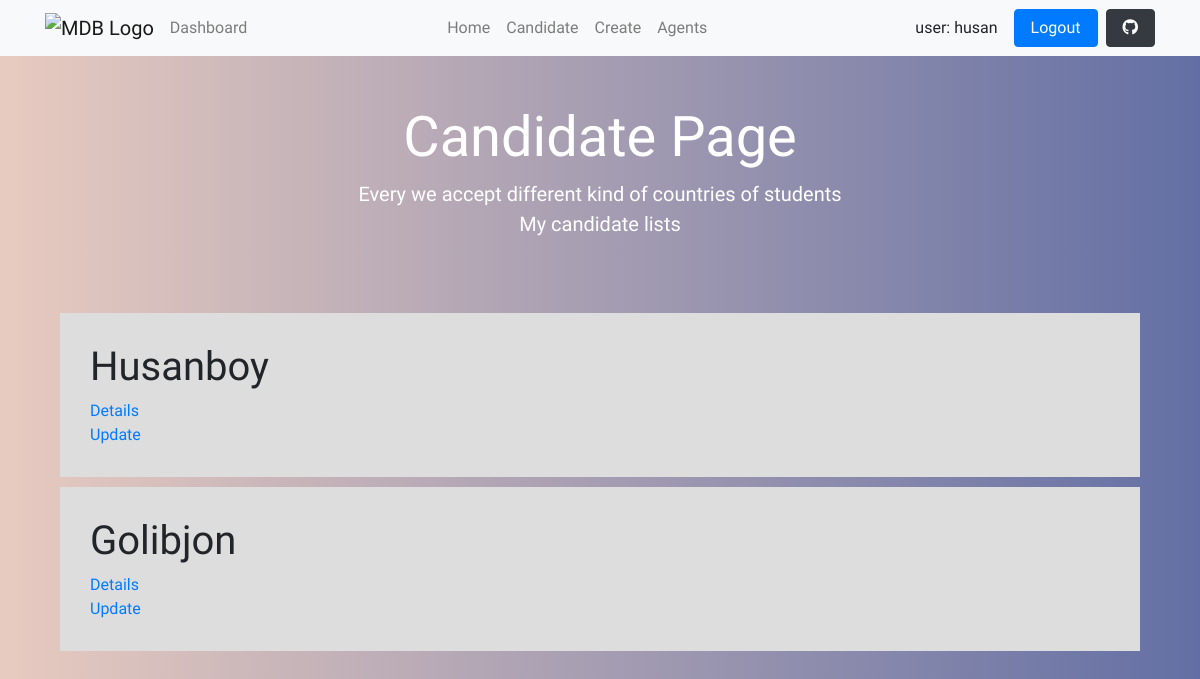
Before: /candidate/ (signed in) with the older database file.
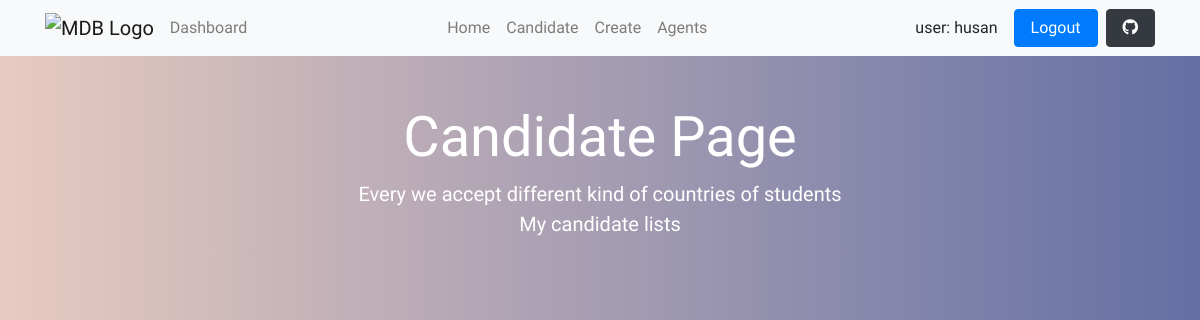
After: the same page with the newer database file.
### base_app/models.py (models this page shows, shortened)
class User(AbstractUser):
    is_organiser = models.BooleanField(default=True)
    is_agent = models.BooleanField(default=False)

class Candidate(models.Model):
    class Meta:
        verbose_name = 'Candidate'
        verbose_name_plural = 'Candidates Admittes'
    name = models.CharField(max_length=30)
    lastName = models.CharField(max_length=40)
    age = models.IntegerField(default=0)
    email = models.EmailField()
    job = models.CharField(max_length=20)
    organiser = models.ForeignKey(UserProfile, on_delete=models.CASCADE)
    agent = models.ForeignKey(
        "Agent", null=True, blank=True, on_delete=models.SET_NULL)
    category = models.ForeignKey(
        'Category', null=True, blank=True, related_name='candidates', on_delete=models.SET_NULL)

### base_app/views.py (the view)
# urls.py: path('candidate/', Candidate_lists.as_view(), name='candidate'),
class Candidate_lists(LoginRequiredMixin, ListView):
    template_name = 'pages/candidates.html'
    context_object_name = 'candid'
    def get_queryset(self):
        user = self.request.user
        if user.is_organiser:
            queryset = Candidate.objects.filter(organiser=user.userprofile)
        else:
            queryset = Candidate.objects.filter(organiser=user.agent.organiser)
            queryset = queryset.filter(agent__user=self.request.user)
        return queryset
    def get_context_data(self, **kwargs):  # Eslab qolish
        context = super(Candidate_lists, self).get_context_data(**kwargs)
        user = self.request.user
        if user.is_organiser:
            queryset = Candidate.objects.filter(
                organiser=user.userprofile,
                agent__isnull=True
            )
            context.update({
                'unassigned_candidates': queryset
            })
            return context

### templates/pages/candidates.html (shortened to what this page needs)
{% extends 'layouts/base.html' %} {% block content %}
<div class="container py-5">
  <div class="row text-center text-white">
    <div class="col-lg-8 mx-auto">
      <h1 class="display-4">Candidate Page</h1>
      <p class="lead mb-0">
        Every we accept different kind of countries of students
      </p>
      <p class="lead">My candidate lists</p>
    </div>
  </div>
</div>
<div class="container">
  {% for candidate in candid %}
   <div class="d-block work">
    <h1>{{ candidate.name }}</h1>
    <a class="d-block" href="{% url 'candidate:details' candidate.pk %}">Details</a>
    <a class="d-block" href="{% url 'candidate:update' candidate.pk %}">Update</a>
   </div>
  {% endfor %}
</div>
{% endblock content %}

### templates/layouts/base.html (shortened to what this page needs)
{% load static %}
<!DOCTYPE html>
<html lang="en">
<head>
  <link rel="stylesheet" href="https://cdnjs.cloudflare.com/ajax/libs/tailwindcss/2.2.19/tailwind.min.css"
 />
  <link rel="stylesheet" href="https://stackpath.bootstrapcdn.com/font-awesome/4.7.0/css/font-awesome.min.css" />
  <link rel="stylesheet" href="https://cdnjs.cloudflare.com/ajax/libs/font-awesome/6.1.1/css/all.min.css"
 />
  <link href="https://cdn.jsdelivr.net/npm/bootstrap@5.0.2/dist/css/bootstrap.min.css" rel="stylesheet">
  <link rel="stylesheet" href="https://cdnjs.cloudflare.com/ajax/libs/twitter-bootstrap/4.3.1/css/bootstrap.min.css">
  <link rel="stylesheet" href="https://code.jquery.com/jquery-3.3.1.slim.min.js">
  <link rel="stylesheet" href="https://cdnjs.cloudflare.com/ajax/libs/twitter-bootstrap/4.3.1/js/bootstrap.bundle.min.js">
  <link rel="stylesheet" href="https://stackpath.bootstrapcdn.com/font-awesome/4.7.0/css/font-awesome.min.css">
</head>
<body style="font-family: 'Mulish', sans-serif;">
  {% include 'layouts/navbar.html' %}
  <div class="container">
    {% block content %}
    {% endblock content %}
  </div>
  {% include 'layouts/footer.html' %}
</body>
</html>

### templates/layouts/navbar.html (shortened to what this page needs)
<nav class="navbar navbar-expand-lg navbar-light bg-light navlar">
    <div class="container">
      <a class="navbar-brand me-2" href="https://mdbgo.com/">
        <img
          src="https://mdbcdn.b-cdn.net/img/logo/mdb-transaprent-noshadows.webp"
          height="16"
          alt="MDB Logo"
          loading="lazy"
          style="margin-top: -1px;"
        />
      </a>
      <div class="collapse navbar-collapse" id="navbarButtonsExample">
        <ul class="navbar-nav me-auto mb-2 mb-lg-0">
          <li class="nav-item">
            <a class="nav-link" href="/">Dashboard</a>
          </li>
        </ul>
        <ul class="navbar-nav me-auto mb-2 mb-lg-0">
          <li class="nav-item">
            <a class="nav-link" href="{% url 'home' %}">Home</a>
          </li>
          <li class="nav-item">
            <a class="nav-link" href="{% url 'candidate:candidate' %}">Candidate</a>
          </li>
          {% if request.user.is_organiser %}
          <li class="nav-item">
            <a class="nav-link" href="{% url 'candidate:create' %}">Create</a>
          </li>
          <li class="nav-item">
            <a class="nav-link" href="{% url 'agents:agent-list' %}">Agents</a>
          </li>
          {% endif %}
        </ul>
        <div class="d-flex align-items-center">
          {% if request.user.is_authenticated %}
          <div class="mx-3"> user: {{ request.user.username }}</div>
          <a href="/logout/" class="btn btn-primary px-3 me-2">
            Logout
          </a>
          {% else %}
          <a href="/login/" class="btn btn-primary px-3 me-2">
            Login
          </a>
          {% endif %}
          <a
            class="btn btn-dark px-3"
            href="https://github.com/mdbootstrap/mdb-ui-kit"
            role="button"
            ><i class="fab fa-github"></i
          ></a>
        </div>
      </div>
    </div>
  </nav>

### templates/layouts/footer.html
{% load static %}
<link rel="stylesheet" href="{% static 'css/footer.css' %}">
<link rel="stylesheet" href="https://cdnjs.cloudflare.com/ajax/libs/twitter-bootstrap/4.1.3/css/bootstrap.min.css">
<link rel="stylesheet" href="https://cdnjs.cloudflare.com/ajax/libs/ionicons/2.0.1/css/ionicons.min.css">

### templates/pages/candidates.html (style rules this page uses)
body { background: #e8cbc0; background: -webkit-linear-gradient(to right, #e8cbc0, #636fa4); background: linear-gradient(to right, #e8cbc0, #636fa4); min-height: 100vh; }

Changed rows visible on the page:
removed Candidate: name "Husanboy"
removed Candidate: name "Golibjon"
